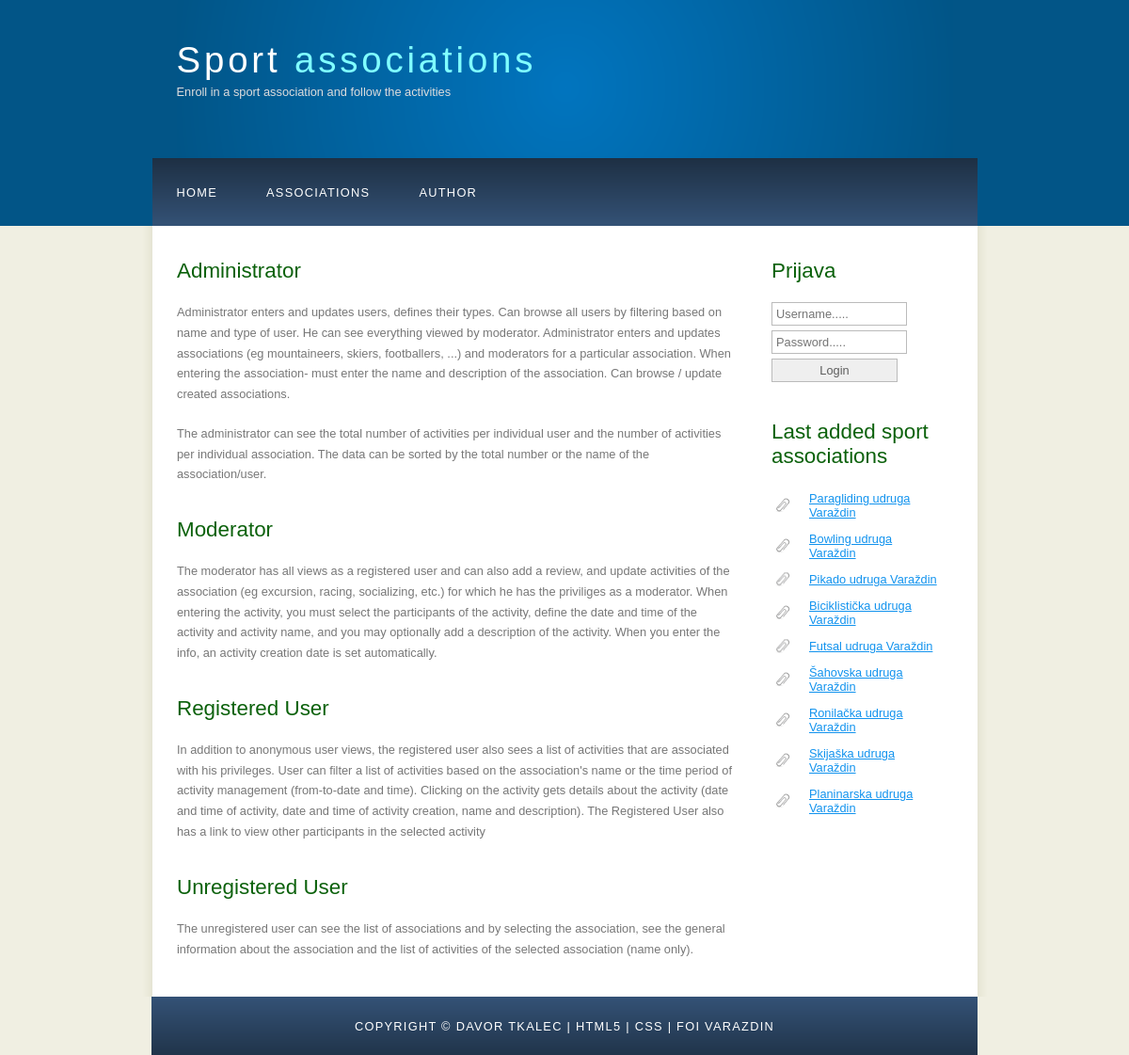
The page / on the database its author committed.
### tables this page shows
CREATE TABLE IF NOT EXISTS `udruga` (
  `udruga_id` INT(10) NOT NULL AUTO_INCREMENT,
  `moderator_id` INT(10) NOT NULL,
  `naziv` VARCHAR(50) NOT NULL,
  `opis` TEXT NOT NULL,
  PRIMARY KEY (`udruga_id`),
  INDEX `fk_udruga_korisnik1_idx` (`moderator_id` ASC),
  CONSTRAINT `fk_udruga_korisnik1`
    FOREIGN KEY (`moderator_id`)
    REFERENCES `korisnik` (`korisnik_id`)
    ON DELETE NO ACTION
    ON UPDATE NO ACTION);

### dbconn.php (called while the page is built, shortened)
<?php
function SpojiNaBazu($sql) {
	$BP_server = 'localhost';
	$BP_bazaPodataka = 'iwa_2015_vz_projekt';
	$BP_korisnik = 'iwa_2015';
	$BP_lozinka = 'foi2015';
	$dbc = mysqli_connect($BP_server, $BP_korisnik, $BP_lozinka,$BP_bazaPodataka);
	mysqli_set_charset($dbc,"utf8");
	$rs = mysqli_query($dbc,$sql);
	return $rs;
}
?>

### desniprikaz.php (the view)
<?php
$upit = "select udruga_id, naziv from udruga order by udruga_id desc";
$conn = SpojiNaBazu($upit);
echo "<h3>Last added sport associations</h3>";
echo "<ul>";
while(list($id,$naziv)=mysqli_fetch_array($conn)){
		$detalji = "<a href='udruga.php?detalji=$id'>$naziv</a>";
	echo "<li>$detalji</li>";
}
echo "</ul>";
?>

### style/style.css (style rules this page uses)
html { height: 100%; }
* { margin: 0; padding: 0; }
body { font: normal .80em 'trebuchet ms', arial, sans-serif; background: #F0EFE2; color: #777; }
h1, h2, h3, h4, h5, h6 { font: normal 175% 'century gothic', arial, sans-serif; color: #0B610B; margin: 0 0 15px 0; padding: 15px 0 5px 0; }
a, a:hover { outline: none; text-decoration: underline; color: #1293EE; }
ul { margin: 2px 0 22px 17px; }
ul li { list-style-type: circle; margin: 0 0 6px 0; padding: 0 0 4px 5px; }
.sidebar ul { width: 178px; padding: 4px 0 0 0; margin: 4px 0 30px 0; }
.sidebar li { list-style: none; padding: 0 0 7px 0; }
.sidebar li a, .sidebar li a:hover { padding: 0 0 0 40px; display: block; background: transparent url(link.png) no-repeat left center; }

### rows shown on the page
udruga: naziv "Paragliding udruga Varaždin"
udruga: naziv "Bowling udruga Varaždin"
udruga: naziv "Pikado udruga Varaždin"
udruga: naziv "Biciklistička udruga Varaždin"
udruga: naziv "Futsal udruga Varaždin"
udruga: naziv "Šahovska udruga Varaždin"
udruga: naziv "Ronilačka udruga Varaždin"
udruga: naziv "Skijaška udruga Varaždin"
udruga: naziv "Planinarska udruga Varaždin"
